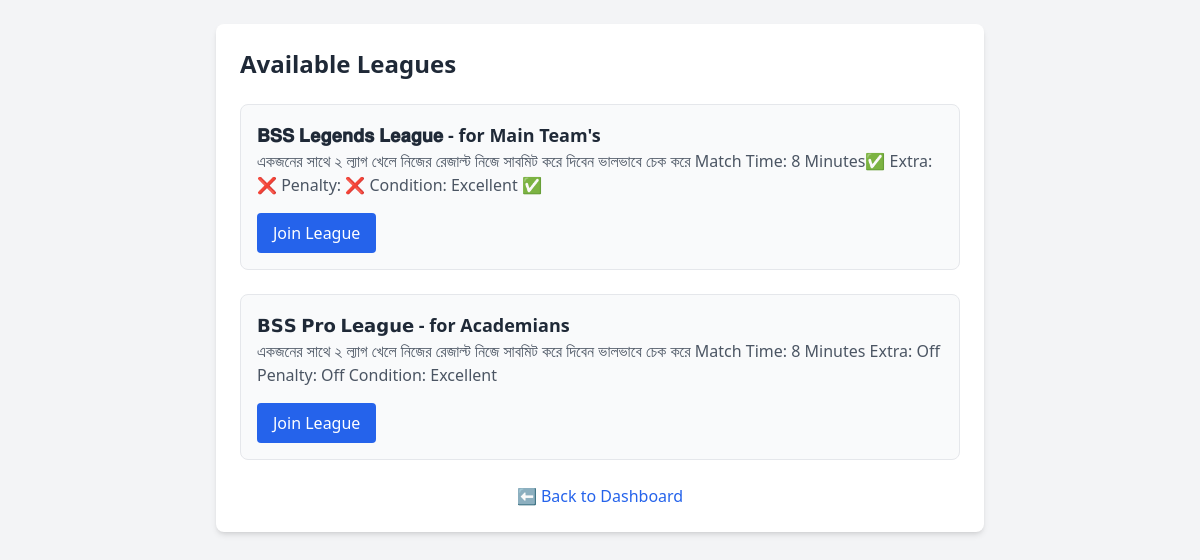
Screenshot of /player/join_league.php (signed in) with the database file from the repository.
### tables this page shows
CREATE TABLE `leagues` (
  `id` int(11) NOT NULL,
  `name` varchar(100) NOT NULL,
  `description` text DEFAULT NULL,
  `status` enum('upcoming','ongoing','completed') DEFAULT 'upcoming',
  `created_at` timestamp NULL DEFAULT current_timestamp()
);

### player/join_league.php (the view, shortened to what this page needs)
<?php
require_once '../config/db.php';
$stmt = $pdo->query("SELECT * FROM leagues WHERE status = 'upcoming' ORDER BY created_at DESC");
$leagues = $stmt->fetchAll();
?>
<!DOCTYPE html>
<html lang="en">
<head>
    <script src="https://cdn.tailwindcss.com"></script>
</head>
<body class="bg-gray-100 min-h-screen px-4 py-6">
    <div class="max-w-3xl mx-auto bg-white p-6 rounded-lg shadow-md">
        <h2 class="text-2xl font-bold text-gray-800 mb-6">Available Leagues</h2>
        <ul class="space-y-6">
            <?php foreach ($leagues as $league): ?>
                <li class="border p-4 rounded-lg bg-gray-50">
                    <h3 class="text-lg font-semibold text-gray-800">
                        <?php echo htmlspecialchars($league['name']); ?>
                    </h3>
                    <p class="text-gray-600 mb-4">
                        <?php echo htmlspecialchars($league['description']); ?>
                    </p>
                    <form method="post" class="inline-block">
                        <button type="submit"
                                class="px-4 py-2 bg-blue-600 text-white rounded hover:bg-blue-700 transition">
                            Join League
                        </button>
                    </form>
                </li>
            <?php endforeach; ?>
        </ul>
        <div class="mt-6 text-center">
            <a href="dashboard.php" class="text-blue-600 hover:underline">
                ⬅️ Back to Dashboard
            </a>
        </div>
    </div>
</body>
</html>

### rows the page displays
leagues: name "𝐁𝐒𝐒 𝐋𝐞𝐠𝐞𝐧𝐝𝐬 𝐋𝐞𝐚𝐠𝐮𝐞 - for Main Team's", description "একজনের সাথে ২ ল্যাগ খেলে নিজের রেজাল্ট নিজে সাবমিট করে দিবেন ভালভাবে চেক করে Match Time: 8 Minutes✅ Extra: ❌ Penalty: ❌ Condition: Excellent ✅"
leagues: name "𝗕𝗦𝗦 𝗣𝗿𝗼 𝗟𝗲𝗮𝗴𝘂𝗲 - for Academians", description "একজনের সাথে ২ ল্যাগ খেলে নিজের রেজাল্ট নিজে সাবমিট করে দিবেন ভালভাবে চেক করে Match Time: 8 Minutes Extra: Off Penalty: Off Condition: Excellent"
